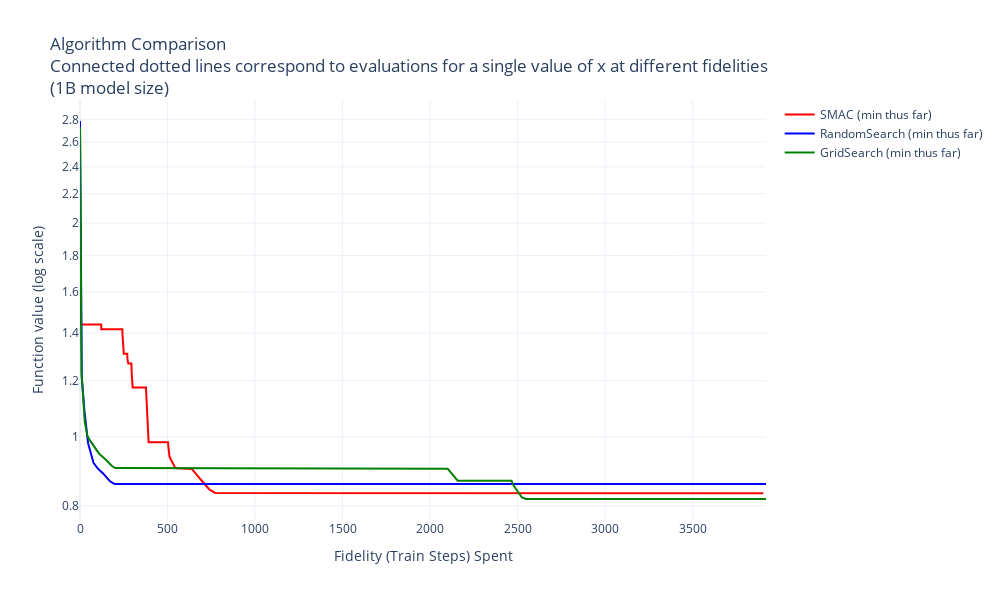

The code cell stored with this chart in its notebook:
### Code cell
# Create figure
fig = go.Figure()

# Define colors for each algorithm
colors = {
    'SMAC': 'red',
    'RandomSearch': 'blue',
    'GridSearch': 'green'
}

# Plot each algorithm
for algo in ['SMAC', 'RandomSearch', 'GridSearch']:
    # Get data for this algorithm
    df = out[(benchmark_to_plot, algo)][2].copy()
    best_obj = out[(benchmark_to_plot, algo)][1]
    
    df_exploded = df.explode('history').reset_index(`drop=True)
    df_exploded['obj'] = df_exploded.history.str[1].astype(float)

    # Add cumulative minimum line
    fig.add_trace(
        go.Scatter(
            x=df_exploded.index,
            y=df_exploded.obj.cummin(),
            mode='lines',  # Removed markers for clarity
            name=f'{algo} (min thus far)',
            line=dict(color=colors[algo], width=2)
        )
    )



# Update layout
fig.update_layout(
    title='Algorithm Comparison<br>Connected dotted lines correspond to evaluations for a single value of x at different fidelities <br>(1B model size)',
    xaxis_title='Fidelity (Train Steps) Spent',
    yaxis_title='Function value (log scale)',
    yaxis_type='log',
    template='plotly_white', 
    showlegend=True,
    width=1000,
    height=600
)

fig.show()

### Figure 1 — Plotly figure (JSON) as saved in the notebook; plotly's stock layout.template omitted (floating-point values rounded to 4 significant figures; data arrays with more than 128 entries replaced by an {"elided": "..."} marker saying what was removed)
{"data": [{"line": {"color": "red", "width": 2}, "mode": "lines", "name": "SMAC (min thus far)", "type": "scatter", "x": {"elided": "3905 int values"}, "y": {"elided": "3905 float values"}}, {"line": {"color": "blue", "width": 2}, "mode": "lines", "name": "RandomSearch (min thus far)", "type": "scatter", "x": {"elided": "3920 int values"}, "y": {"elided": "3920 float values"}}, {"line": {"color": "green", "width": 2}, "mode": "lines", "name": "GridSearch (min thus far)", "type": "scatter", "x": {"elided": "3920 int values"}, "y": {"elided": "3920 float values"}}], "layout": {"height": 600, "showlegend": true, "title": {"text": "Algorithm Comparison<br>Connected dotted lines correspond to evaluations for a single value of x at different fidelities <br>(1B model size)"}, "width": 1000, "xaxis": {"title": {"text": "Fidelity (Train Steps) Spent"}}, "yaxis": {"title": {"text": "Function value (log scale)"}, "type": "log"}}}
